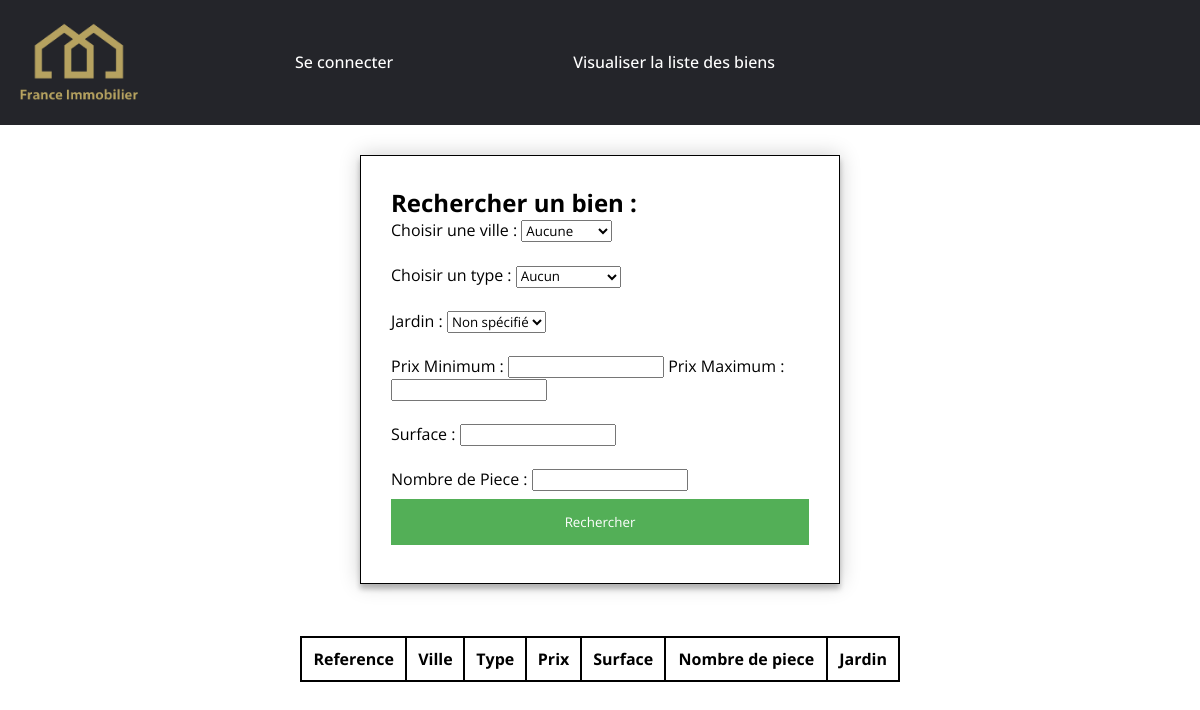
Before: /vuescontroleurs/listeBiens.php with the older database file.
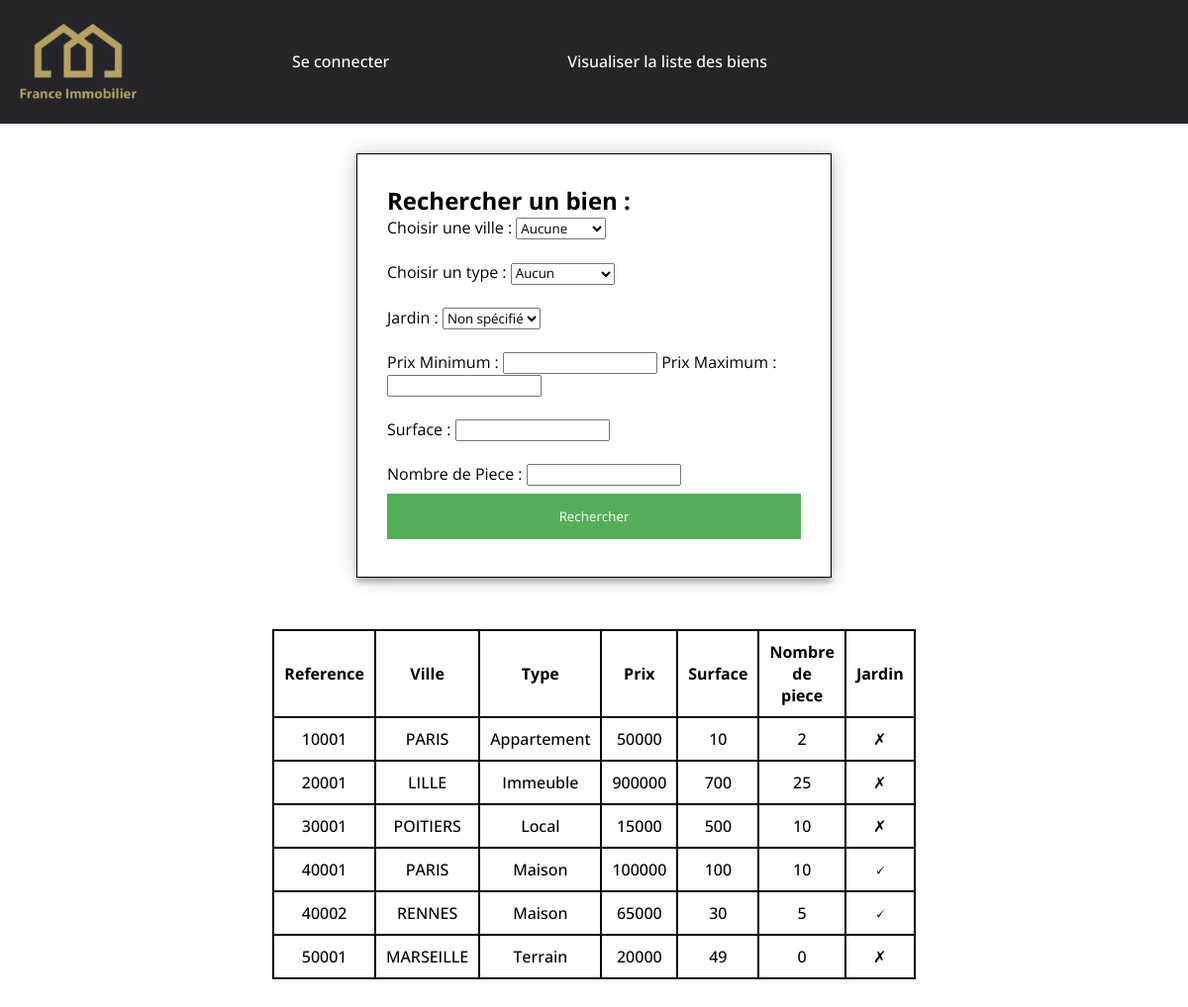
After: the same page with the newer database file.
### tables this page shows
CREATE TABLE IF NOT EXISTS `biens` (
  `reference` int(10) NOT NULL,
  `ville` varchar(20) NOT NULL,
  `type` varchar(20) NOT NULL,
  `description` varchar(1000) NOT NULL,
  `prix` int(10) NOT NULL,
  `surface` int(10) NOT NULL,
  `nbpiece` int(5) NOT NULL,
  `jardin` tinyint(1) NOT NULL,
  PRIMARY KEY (`reference`),
  KEY `contrainte` (`type`)
);

### modeles/mesFonctionsAccesBDD.php (called while the page is built, shortened)
<?php
function getLesBiens($pdo, $ville, $type, $jardin, $prixmin, $prixmax, $surface, $nbpiece) {
    $pdostatement = $pdo->prepare("SELECT * FROM biens WHERE ville LIKE :rechVille AND type LIKE :rechType AND jardin LIKE :rechJardin AND prix BETWEEN :rechPrixmin AND :rechPrixmax AND surface >= :rechSurface AND nbpiece >= :rechPiece");
    $bv1 = $pdostatement->bindValue(':rechVille', $ville, PDO::PARAM_STR);
    $bv2 = $pdostatement->bindValue(':rechType', $type, PDO::PARAM_STR);
    $bv3 = $pdostatement->bindValue(':rechJardin', $jardin, PDO::PARAM_STR);
    $bv4 = $pdostatement->bindValue(':rechPrixmin', $prixmin, PDO::PARAM_INT);
    $bv5 = $pdostatement->bindValue(':rechPrixmax', $prixmax, PDO::PARAM_INT);
    $bv6 = $pdostatement->bindValue(':rechSurface', $surface, PDO::PARAM_INT);
    $bv7 = $pdostatement->bindValue(':rechPiece', $nbpiece, PDO::PARAM_INT);
    $exec = $pdostatement->execute();
    $resultat = $pdostatement->fetchAll();
    return $resultat;
}
function getPrixMax($pdo) {
    $pdostatement = $pdo->prepare("SELECT MAX(prix) FROM biens");
    $exec = $pdostatement->execute();
    $resultat = $pdostatement->fetch();
    $resultatint = intval($resultat[0]);
    return $resultatint;
}
function getPrixMin($pdo) {
    $pdostatement = $pdo->prepare("SELECT MIN(prix) FROM biens");
    $exec = $pdostatement->execute();
    $resultat = $pdostatement->fetch();
    $resultatint = intval($resultat[0]);
    return $resultatint;
}
function getSurfacemin($pdo) {
    $pdostatement = $pdo->prepare("SELECT MIN(surface) FROM biens");
    $exec = $pdostatement->execute();
    $resultat = $pdostatement->fetch();
    $resultatint = intval($resultat[0]);
    return $resultatint;
}
function getNbPiecemin($pdo) {
    $pdostatement = $pdo->prepare("SELECT MIN(nbpiece) FROM biens");
    $exec = $pdostatement->execute();
    $resultat = $pdostatement->fetch();
    $resultatint = intval($resultat[0]);
    return $resultatint;
}

### vuescontroleurs/listeBiens.php (the view, shortened to what the changed rows need)
<?php
include_once'../inc/entete.inc';
include_once '../modeles/mesFonctionsAccesBDD.php';
$lePdo = connexionBDD();
?>
<div>
    <form id="rechercheBien" method="post" action="<?php echo htmlspecialchars($_SERVER["PHP_SELF"]); ?>">
        <h2>Rechercher un bien :</h2>
        <br>
        <br>
        <br>
        <br>
        <br>
        <br>
        <br><br>
        <br><br>
    </form>
</div>
<br>
<table>
    <tr>
        <th>Reference</th>
        <th>Ville</th>
        <th>Type</th>
        <th>Prix</th>
        <th>Surface</th>
        <th>Nombre de piece</th>
        <th>Jardin</th>
    </tr>
    <?php
    if (isset($_POST['rechVille'])) {
        $ville = htmlspecialchars($_POST['rechVille']);
        $type = htmlspecialchars($_POST['rechType']);
        $jardin = htmlspecialchars($_POST['rechJardin']);
        $prixmin = htmlspecialchars($_POST['rechPrixmin']);
        $prixmax = htmlspecialchars($_POST['rechPrixmax']);
        $surface = htmlspecialchars($_POST['rechSurface']);
        $nbpiece = htmlspecialchars($_POST['rechPiece']);
        if ($_POST['rechPrixmin'] == null) {
            $prixmin = getPrixMin($lePdo);
        }
        if ($_POST['rechPrixmax'] == null) {
            $prixmax = getPrixMax($lePdo);
        }
        if ($_POST['rechSurface'] == null) {
            $surface = getSurfacemin($lePdo);
        }
        if ($_POST['rechPiece'] == null) {
            $nbpiece = getNbPiecemin($lePdo);
        }
        $lesBiens = getLesBiens($lePdo, $ville, $type, $jardin, $prixmin, $prixmax, $surface, $nbpiece);
    } else {
        $lesBiens = getLesBiens($lePdo, '%', '%', '%', getPrixMin($lePdo), getPrixMax($lePdo), getSurfacemin($lePdo), getNbPiecemin($lePdo));
    }
    foreach ($lesBiens as $unBien) {
        $info = '<tr> <td>' . '<a href=' . 'descriptionbien.php?reference=' . $unBien['reference'] . '>' . $unBien['reference'] . '</a></td>'
                . '<td>' . '<a href=' . 'descriptionbien.php?reference=' . $unBien['reference'] . '>' . $unBien['ville'] . '</a></td>'
                . '<td>' . '<a href=' . 'descriptionbien.php?reference=' . $unBien['reference'] . '>' . $unBien['type'] . '</a></td>'
                . '<td>' . '<a href=' . 'descriptionbien.php?reference=' . $unBien['reference'] . '>' . $unBien['prix'] . '</a></td>'
                . '<td>' . '<a href=' . 'descriptionbien.php?reference=' . $unBien['reference'] . '>' . $unBien['surface'] . '</a></td>'
                . '<td>' . '<a href=' . 'descriptionbien.php?reference=' . $unBien['reference'] . '>' . $unBien['nbpiece'] . '</a></td>'
                . '<td>' . '<a href=' . 'descriptionbien.php?reference=' . $unBien['reference'] . '>';
        if ($unBien['jardin'] === '1') {
            $info = $info . '🗸' . '</a></tr> ';
        } else {
            $info = $info . '✗' . ' </a></tr>';
        }
        echo $info;
    }
    ?>
</table>
<br>
<br>
</body>
</html>

Changed rows visible on the page:
now on this page (row edited): biens: reference "10001", ville "PARIS", type "Appartement", prix "50000", surface "10", nbpiece "2"
now on this page (row edited): biens: reference "20001", ville "LILLE", type "Immeuble", prix "900000", surface "700", nbpiece "25"
now on this page (row edited): biens: reference "30001", ville "POITIERS", type "Local", prix "15000", surface "500", nbpiece "10"
now on this page (row edited): biens: reference "40001", ville "PARIS", type "Maison", prix "100000", surface "100", nbpiece "10"
now on this page (row edited): biens: reference "40002", ville "RENNES", type "Maison", prix "65000", surface "30", nbpiece "5"
now on this page (row edited): biens: reference "50001", ville "MARSEILLE", type "Terrain", prix "20000", surface "49", nbpiece "0"
